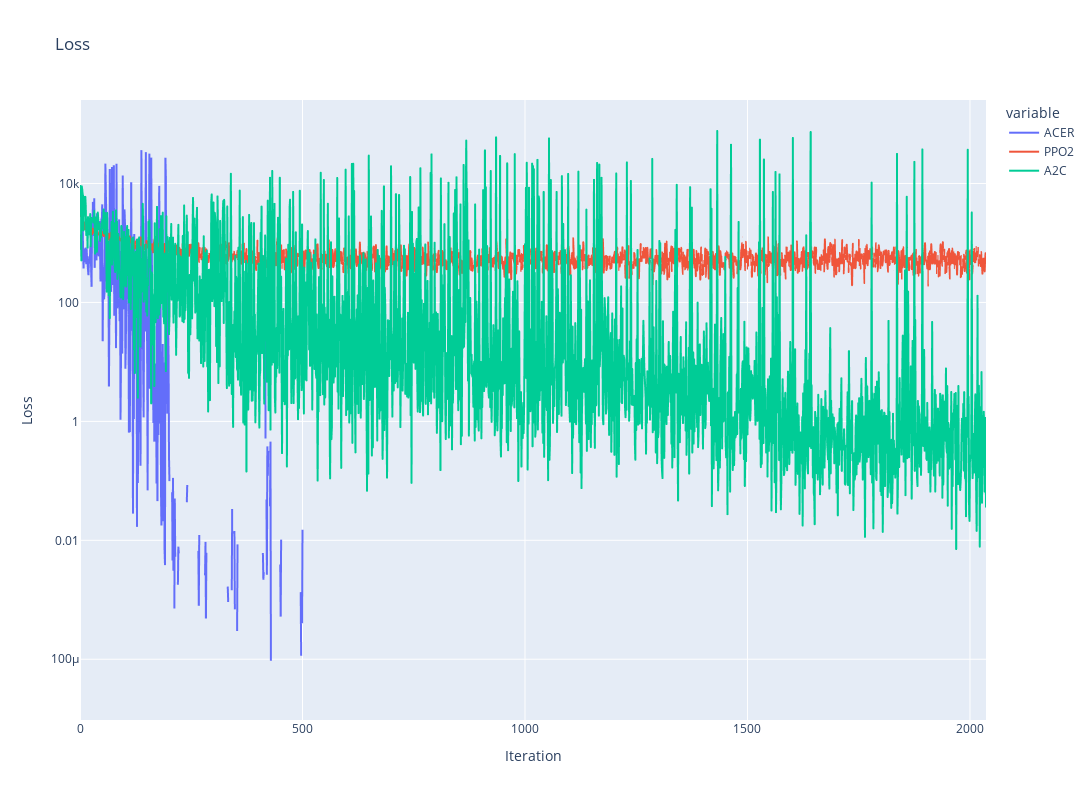

Notebook cell for this chart:
### Markdown cell above
## Graphics

### Code cell
fig = px.line(loss[['ACER','PPO2','A2C']], title='Loss', log_y=True)
fig.update_xaxes(title_text='Iteration')
fig.update_yaxes(title_text='Loss')

fig.update_layout(
    autosize=False,
    width=1600,
    height=800,)

fig.show()

### Figure 1 — Plotly figure (JSON) as saved in the notebook; plotly's stock layout.template omitted (floating-point values rounded to 4 significant figures; data arrays with more than 128 entries replaced by an {"elided": "..."} marker saying what was removed)
{"data": [{"hovertemplate": "variable=ACER<br>index=%{x}<br>value=%{y}<extra></extra>", "legendgroup": "ACER", "line": {"color": "#636efa", "dash": "solid"}, "marker": {"symbol": "circle"}, "mode": "lines", "name": "ACER", "showlegend": true, "type": "scattergl", "x": {"elided": "2037 int values"}, "xaxis": "x", "y": {"elided": "2037 float values"}, "yaxis": "y"}, {"hovertemplate": "variable=PPO2<br>index=%{x}<br>value=%{y}<extra></extra>", "legendgroup": "PPO2", "line": {"color": "#EF553B", "dash": "solid"}, "marker": {"symbol": "circle"}, "mode": "lines", "name": "PPO2", "showlegend": true, "type": "scattergl", "x": {"elided": "2037 int values"}, "xaxis": "x", "y": {"elided": "2037 float values"}, "yaxis": "y"}, {"hovertemplate": "variable=A2C<br>index=%{x}<br>value=%{y}<extra></extra>", "legendgroup": "A2C", "line": {"color": "#00cc96", "dash": "solid"}, "marker": {"symbol": "circle"}, "mode": "lines", "name": "A2C", "showlegend": true, "type": "scattergl", "x": {"elided": "2037 int values"}, "xaxis": "x", "y": {"elided": "2037 float values"}, "yaxis": "y"}], "layout": {"autosize": false, "height": 800, "legend": {"title": {"text": "variable"}, "tracegroupgap": 0}, "title": {"text": "Loss"}, "width": 1600, "xaxis": {"anchor": "y", "domain": [0, 1], "title": {"text": "Iteration"}}, "yaxis": {"anchor": "x", "domain": [0, 1], "title": {"text": "Loss"}, "type": "log"}}}
